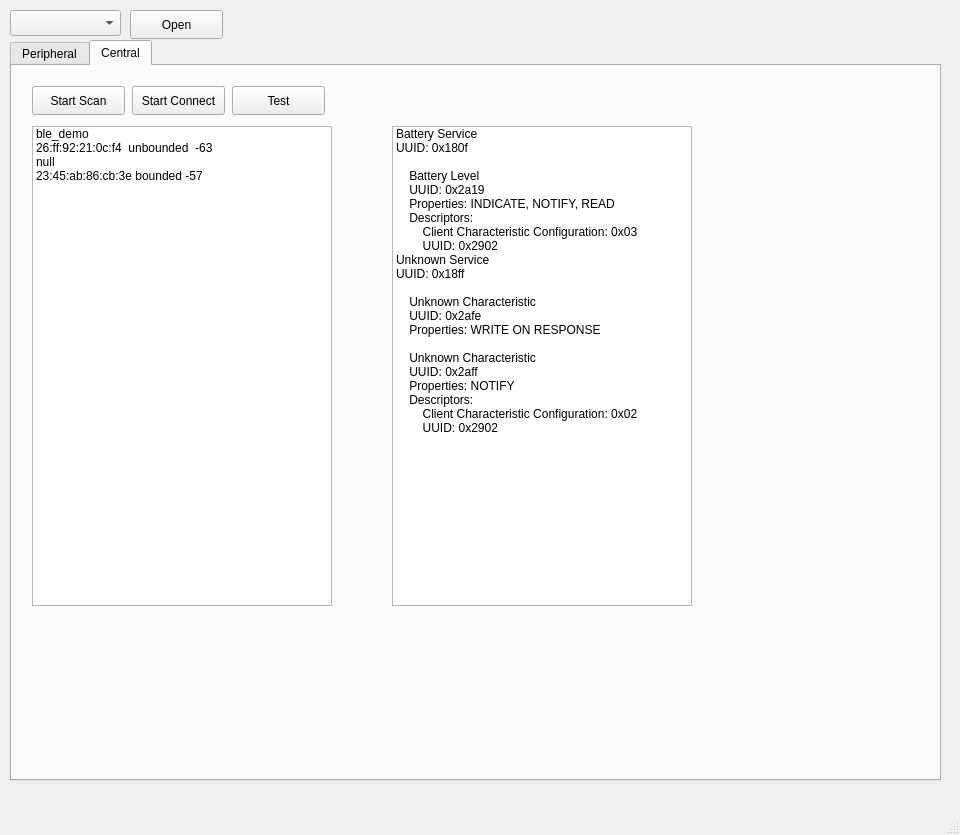
<?xml version="1.0" encoding="UTF-8"?>
<ui version="4.0">
 <class>MainWindow</class>
 <widget class="QMainWindow" name="MainWindow">
  <property name="geometry">
   <rect>
    <x>0</x>
    <y>0</y>
    <width>960</width>
    <height>835</height>
   </rect>
  </property>
  <property name="windowTitle">
   <string>MainWindow</string>
  </property>
  <widget class="QWidget" name="centralwidget">
   <widget class="QComboBox" name="comboBoxNum">
    <property name="geometry">
     <rect>
      <x>10</x>
      <y>10</y>
      <width>111</width>
      <height>26</height>
     </rect>
    </property>
   </widget>
   <widget class="QPushButton" name="pushButtonOpen">
    <property name="geometry">
     <rect>
      <x>130</x>
      <y>10</y>
      <width>93</width>
      <height>29</height>
     </rect>
    </property>
    <property name="text">
     <string>Open</string>
    </property>
   </widget>
   <widget class="QTabWidget" name="tabWidget">
    <property name="geometry">
     <rect>
      <x>10</x>
      <y>40</y>
      <width>931</width>
      <height>741</height>
     </rect>
    </property>
    <property name="currentIndex">
     <number>1</number>
    </property>
    <widget class="QWidget" name="tab_peripheral">
     <attribute name="title">
      <string>Peripheral</string>
     </attribute>
     <widget class="QTextEdit" name="textEdit">
      <property name="enabled">
       <bool>true</bool>
      </property>
      <property name="geometry">
       <rect>
        <x>10</x>
        <y>50</y>
        <width>911</width>
        <height>661</height>
       </rect>
      </property>
      <property name="readOnly">
       <bool>true</bool>
      </property>
      <property name="html">
       <string>&lt;!DOCTYPE HTML PUBLIC &quot;-//W3C//DTD HTML 4.0//EN&quot; &quot;http://www.w3.org/TR/REC-html40/strict.dtd&quot;&gt;
&lt;html&gt;&lt;head&gt;&lt;meta name=&quot;qrichtext&quot; content=&quot;1&quot; /&gt;&lt;meta charset=&quot;utf-8&quot; /&gt;&lt;style type=&quot;text/css&quot;&gt;
p, li { white-space: pre-wrap; }
&lt;/style&gt;&lt;/head&gt;&lt;body style=&quot; font-family:'Microsoft YaHei UI'; font-size:9pt; font-weight:400; font-style:normal;&quot;&gt;
&lt;table border=&quot;1&quot; style=&quot; margin-top:0px; margin-bottom:0px; margin-left:0px; margin-right:0px;&quot; cellspacing=&quot;2&quot; cellpadding=&quot;0&quot;&gt;
&lt;tr&gt;
&lt;td&gt;
&lt;p style=&quot; margin-top:0px; margin-bottom:0px; margin-left:0px; margin-right:0px; -qt-block-indent:0; text-indent:0px;&quot;&gt;  &lt;/p&gt;&lt;/td&gt;
&lt;td&gt;
&lt;p align=&quot;center&quot; style=&quot; margin-top:0px; margin-bottom:0px; margin-left:0px; margin-right:0px; -qt-block-indent:0; text-indent:0px;&quot;&gt;&lt;span style=&quot; font-weight:700;&quot;&gt;att_handle&lt;/span&gt;  &lt;/p&gt;&lt;/td&gt;
&lt;td&gt;
&lt;p align=&quot;center&quot; style=&quot; margin-top:0px; margin-bottom:0px; margin-left:0px; margin-right:0px; -qt-block-indent:0; text-indent:0px;&quot;&gt;&lt;span style=&quot; font-weight:700;&quot;&gt;att_type&lt;/span&gt;  &lt;/p&gt;&lt;/td&gt;
&lt;td&gt;
&lt;p align=&quot;center&quot; style=&quot; margin-top:0px; margin-bottom:0px; margin-left:0px; margin-right:0px; -qt-block-indent:0; text-indent:0px;&quot;&gt;&lt;span style=&quot; font-weight:700;&quot;&gt;att_value&lt;/span&gt;  &lt;/p&gt;&lt;/td&gt;
&lt;td&gt;
&lt;p align=&quot;center&quot; style=&quot; margin-top:0px; margin-bottom:0px; margin-left:0px; margin-right:0px; -qt-block-indent:0; text-indent:0px;&quot;&gt;&lt;span style=&quot; font-weight:700;&quot;&gt;att_permission&lt;/span&gt;&lt;/p&gt;&lt;/td&gt;&lt;/tr&gt;
&lt;tr&gt;
&lt;td rowspan=&quot;3&quot;&gt;
&lt;p style=&quot; margin-top:0px; margin-bottom:0px; margin-left:0px; margin-right:0px; -qt-block-indent:0; text-indent:0px;&quot;&gt;&lt;span style=&quot; font-weight:700;&quot;&gt;GAP service&lt;/span&gt;  &lt;/p&gt;&lt;/td&gt;
&lt;td&gt;
&lt;p style=&quot; margin-top:0px; margin-bottom:0px; margin-left:0px; margin-right:0px; -qt-block-indent:0; text-indent:0px;&quot;&gt;0x0001  &lt;/p&gt;&lt;/td&gt;
&lt;td&gt;
&lt;p style=&quot; margin-top:0px; margin-bottom:0px; margin-left:0px; margin-right:0px; -qt-block-indent:0; text-indent:0px;&quot;&gt;0x2800  &lt;/p&gt;&lt;/td&gt;
&lt;td&gt;
&lt;p style=&quot; margin-top:0px; margin-bottom:0px; margin-left:0px; margin-right:0px; -qt-block-indent:0; text-indent:0px;&quot;&gt;0x1800(generic_access)  &lt;/p&gt;&lt;/td&gt;
&lt;td&gt;
&lt;p style=&quot; margin-top:0px; margin-bottom:0px; margin-left:0px; margin-right:0px; -qt-block-indent:0; text-indent:0px;&quot;&gt;0x01(read)&lt;/p&gt;&lt;/td&gt;&lt;/tr&gt;
&lt;tr&gt;
&lt;td&gt;
&lt;p style=&quot; margin-top:0px; margin-bottom:0px; margin-left:0px; margin-right:0px; -qt-block-indent:0; text-indent:0px;&quot;&gt;0x0002  &lt;/p&gt;&lt;/td&gt;
&lt;td&gt;
&lt;p style=&quot; margin-top:0px; margin-bottom:0px; margin-left:0px; margin-right:0px; -qt-block-indent:0; text-indent:0px;&quot;&gt;0x2803  &lt;/p&gt;&lt;/td&gt;
&lt;td&gt;
&lt;p style=&quot; margin-top:0px; margin-bottom:0px; margin-left:0px; margin-right:0px; -qt-block-indent:0; text-indent:0px;&quot;&gt;0x02(read)&lt;br /&gt;0x0003&lt;br /&gt;0x2a00(device_name)  &lt;/p&gt;&lt;/td&gt;
&lt;td&gt;
&lt;p style=&quot; margin-top:0px; margin-bottom:0px; margin-left:0px; margin-right:0px; -qt-block-indent:0; text-indent:0px;&quot;&gt;0x01(read)&lt;/p&gt;&lt;/td&gt;&lt;/tr&gt;
&lt;tr&gt;
&lt;td&gt;
&lt;p style=&quot; margin-top:0px; margin-bottom:0px; margin-left:0px; margin-right:0px; -qt-block-indent:0; text-indent:0px;&quot;&gt;0x0003  &lt;/p&gt;&lt;/td&gt;
&lt;td&gt;
&lt;p style=&quot; margin-top:0px; margin-bottom:0px; margin-left:0px; margin-right:0px; -qt-block-indent:0; text-indent:0px;&quot;&gt;0x2a00  &lt;/p&gt;&lt;/td&gt;
&lt;td&gt;
&lt;p style=&quot; margin-top:0px; margin-bottom:0px; margin-left:0px; margin-right:0px; -qt-block-indent:0; text-indent:0px;&quot;&gt;[32B]&amp;quot;ble_demo&amp;quot;  &lt;/p&gt;&lt;/td&gt;
&lt;td&gt;
&lt;p style=&quot; margin-top:0px; margin-bottom:0px; margin-left:0px; margin-right:0px; -qt-block-indent:0; text-indent:0px;&quot;&gt;0x01(read)&lt;/p&gt;&lt;/td&gt;&lt;/tr&gt;
&lt;tr&gt;
&lt;td rowspan=&quot;4&quot;&gt;
&lt;p style=&quot; margin-top:0px; margin-bottom:0px; margin-left:0px; margin-right:0px; -qt-block-indent:0; text-indent:0px;&quot;&gt;&lt;span style=&quot; font-weight:700;&quot;&gt;GATT service&lt;/span&gt;  &lt;/p&gt;&lt;/td&gt;
&lt;td&gt;
&lt;p style=&quot; margin-top:0px; margin-bottom:0px; margin-left:0px; margin-right:0px; -qt-block-indent:0; text-indent:0px;&quot;&gt;0x0011  &lt;/p&gt;&lt;/td&gt;
&lt;td&gt;
&lt;p style=&quot; margin-top:0px; margin-bottom:0px; margin-left:0px; margin-right:0px; -qt-block-indent:0; text-indent:0px;&quot;&gt;0x2800  &lt;/p&gt;&lt;/td&gt;
&lt;td&gt;
&lt;p style=&quot; margin-top:0px; margin-bottom:0px; margin-left:0px; margin-right:0px; -qt-block-indent:0; text-indent:0px;&quot;&gt;0x1801(gatt)  &lt;/p&gt;&lt;/td&gt;
&lt;td&gt;
&lt;p style=&quot; margin-top:0px; margin-bottom:0px; margin-left:0px; margin-right:0px; -qt-block-indent:0; text-indent:0px;&quot;&gt;0x01(read)&lt;/p&gt;&lt;/td&gt;&lt;/tr&gt;
&lt;tr&gt;
&lt;td&gt;
&lt;p style=&quot; margin-top:0px; margin-bottom:0px; margin-left:0px; margin-right:0px; -qt-block-indent:0; text-indent:0px;&quot;&gt;0x0012  &lt;/p&gt;&lt;/td&gt;
&lt;td&gt;
&lt;p style=&quot; margin-top:0px; margin-bottom:0px; margin-left:0px; margin-right:0px; -qt-block-indent:0; text-indent:0px;&quot;&gt;0x2803  &lt;/p&gt;&lt;/td&gt;
&lt;td&gt;
&lt;p style=&quot; margin-top:0px; margin-bottom:0px; margin-left:0px; margin-right:0px; -qt-block-indent:0; text-indent:0px;&quot;&gt;0x20(indication)&lt;br /&gt;0x0013&lt;br /&gt;0x2a05(service_change)   &lt;/p&gt;&lt;/td&gt;
&lt;td&gt;
&lt;p style=&quot; margin-top:0px; margin-bottom:0px; margin-left:0px; margin-right:0px; -qt-block-indent:0; text-indent:0px;&quot;&gt;0x01(read)&lt;/p&gt;&lt;/td&gt;&lt;/tr&gt;
&lt;tr&gt;
&lt;td&gt;
&lt;p style=&quot; margin-top:0px; margin-bottom:0px; margin-left:0px; margin-right:0px; -qt-block-indent:0; text-indent:0px;&quot;&gt;0x0013  &lt;/p&gt;&lt;/td&gt;
&lt;td&gt;
&lt;p style=&quot; margin-top:0px; margin-bottom:0px; margin-left:0px; margin-right:0px; -qt-block-indent:0; text-indent:0px;&quot;&gt;0x2a05  &lt;/p&gt;&lt;/td&gt;
&lt;td&gt;
&lt;p style=&quot; margin-top:0px; margin-bottom:0px; margin-left:0px; margin-right:0px; -qt-block-indent:0; text-indent:0px;&quot;&gt;[4B]0x00000000  &lt;/p&gt;&lt;/td&gt;
&lt;td&gt;
&lt;p style=&quot; margin-top:0px; margin-bottom:0px; margin-left:0px; margin-right:0px; -qt-block-indent:0; text-indent:0px;&quot;&gt;0x01(read)&lt;/p&gt;&lt;/td&gt;&lt;/tr&gt;
&lt;tr&gt;
&lt;td&gt;
&lt;p style=&quot; margin-top:0px; margin-bottom:0px; margin-left:0px; margin-right:0px; -qt-block-indent:0; text-indent:0px;&quot;&gt;0x0014  &lt;/p&gt;&lt;/td&gt;
&lt;td&gt;
&lt;p style=&quot; margin-top:0px; margin-bottom:0px; margin-left:0px; margin-right:0px; -qt-block-indent:0; text-indent:0px;&quot;&gt;0x2902  &lt;/p&gt;&lt;/td&gt;
&lt;td&gt;
&lt;p style=&quot; margin-top:0px; margin-bottom:0px; margin-left:0px; margin-right:0px; -qt-block-indent:0; text-indent:0px;&quot;&gt;[2B]0x0000  &lt;/p&gt;&lt;/td&gt;
&lt;td&gt;
&lt;p style=&quot; margin-top:0px; margin-bottom:0px; margin-left:0px; margin-right:0px; -qt-block-indent:0; text-indent:0px;&quot;&gt;0x11(read|write)&lt;/p&gt;&lt;/td&gt;&lt;/tr&gt;
&lt;tr&gt;
&lt;td rowspan=&quot;4&quot;&gt;
&lt;p style=&quot; margin-top:0px; margin-bottom:0px; margin-left:0px; margin-right:0px; -qt-block-indent:0; text-indent:0px;&quot;&gt;&lt;span style=&quot; font-weight:700;&quot;&gt;BATTERY service&lt;/span&gt;  &lt;/p&gt;&lt;/td&gt;
&lt;td&gt;
&lt;p style=&quot; margin-top:0px; margin-bottom:0px; margin-left:0px; margin-right:0px; -qt-block-indent:0; text-indent:0px;&quot;&gt;0x0101  &lt;/p&gt;&lt;/td&gt;
&lt;td&gt;
&lt;p style=&quot; margin-top:0px; margin-bottom:0px; margin-left:0px; margin-right:0px; -qt-block-indent:0; text-indent:0px;&quot;&gt;0x2800  &lt;/p&gt;&lt;/td&gt;
&lt;td&gt;
&lt;p style=&quot; margin-top:0px; margin-bottom:0px; margin-left:0px; margin-right:0px; -qt-block-indent:0; text-indent:0px;&quot;&gt;0x180f(battery)  &lt;/p&gt;&lt;/td&gt;
&lt;td&gt;
&lt;p style=&quot; margin-top:0px; margin-bottom:0px; margin-left:0px; margin-right:0px; -qt-block-indent:0; text-indent:0px;&quot;&gt;0x01(read)&lt;/p&gt;&lt;/td&gt;&lt;/tr&gt;
&lt;tr&gt;
&lt;td&gt;
&lt;p style=&quot; margin-top:0px; margin-bottom:0px; margin-left:0px; margin-right:0px; -qt-block-indent:0; text-indent:0px;&quot;&gt;0x0102  &lt;/p&gt;&lt;/td&gt;
&lt;td&gt;
&lt;p style=&quot; margin-top:0px; margin-bottom:0px; margin-left:0px; margin-right:0px; -qt-block-indent:0; text-indent:0px;&quot;&gt;0x2803  &lt;/p&gt;&lt;/td&gt;
&lt;td&gt;
&lt;p style=&quot; margin-top:0px; margin-bottom:0px; margin-left:0px; margin-right:0px; -qt-block-indent:0; text-indent:0px;&quot;&gt;0x32(read|notify|indicate)&lt;br /&gt;0x0103&lt;br /&gt;0x2a19(battery_level)  &lt;/p&gt;&lt;/td&gt;
&lt;td&gt;
&lt;p style=&quot; margin-top:0px; margin-bottom:0px; margin-left:0px; margin-right:0px; -qt-block-indent:0; text-indent:0px;&quot;&gt;0x01(read)&lt;/p&gt;&lt;/td&gt;&lt;/tr&gt;
&lt;tr&gt;
&lt;td&gt;
&lt;p style=&quot; margin-top:0px; margin-bottom:0px; margin-left:0px; margin-right:0px; -qt-block-indent:0; text-indent:0px;&quot;&gt;0x0103  &lt;/p&gt;&lt;/td&gt;
&lt;td&gt;
&lt;p style=&quot; margin-top:0px; margin-bottom:0px; margin-left:0px; margin-right:0px; -qt-block-indent:0; text-indent:0px;&quot;&gt;0x2a19  &lt;/p&gt;&lt;/td&gt;
&lt;td&gt;
&lt;p style=&quot; margin-top:0px; margin-bottom:0px; margin-left:0px; margin-right:0px; -qt-block-indent:0; text-indent:0px;&quot;&gt;[1B]0x62(98%)  &lt;/p&gt;&lt;/td&gt;
&lt;td&gt;
&lt;p style=&quot; margin-top:0px; margin-bottom:0px; margin-left:0px; margin-right:0px; -qt-block-indent:0; text-indent:0px;&quot;&gt;0x04(read_authen)&lt;/p&gt;&lt;/td&gt;&lt;/tr&gt;
&lt;tr&gt;
&lt;td&gt;
&lt;p style=&quot; margin-top:0px; margin-bottom:0px; margin-left:0px; margin-right:0px; -qt-block-indent:0; text-indent:0px;&quot;&gt;0x0104  &lt;/p&gt;&lt;/td&gt;
&lt;td&gt;
&lt;p style=&quot; margin-top:0px; margin-bottom:0px; margin-left:0px; margin-right:0px; -qt-block-indent:0; text-indent:0px;&quot;&gt;0x2902  &lt;/p&gt;&lt;/td&gt;
&lt;td&gt;
&lt;p style=&quot; margin-top:0px; margin-bottom:0px; margin-left:0px; margin-right:0px; -qt-block-indent:0; text-indent:0px;&quot;&gt;[2B]0x0000  &lt;/p&gt;&lt;/td&gt;
&lt;td&gt;
&lt;p style=&quot; margin-top:0px; margin-bottom:0px; margin-left:0px; margin-right:0px; -qt-block-indent:0; text-indent:0px;&quot;&gt;0x41(read|write_authen)&lt;/p&gt;&lt;/td&gt;&lt;/tr&gt;
&lt;tr&gt;
&lt;td rowspan=&quot;6&quot;&gt;
&lt;p style=&quot; margin-top:0px; margin-bottom:0px; margin-left:0px; margin-right:0px; -qt-block-indent:0; text-indent:0px;&quot;&gt;&lt;span style=&quot; font-weight:700;&quot;&gt;TEST service&lt;/span&gt;  &lt;/p&gt;&lt;/td&gt;
&lt;td&gt;
&lt;p style=&quot; margin-top:0px; margin-bottom:0px; margin-left:0px; margin-right:0px; -qt-block-indent:0; text-indent:0px;&quot;&gt;0x1001  &lt;/p&gt;&lt;/td&gt;
&lt;td&gt;
&lt;p style=&quot; margin-top:0px; margin-bottom:0px; margin-left:0px; margin-right:0px; -qt-block-indent:0; text-indent:0px;&quot;&gt;0x2800  &lt;/p&gt;&lt;/td&gt;
&lt;td&gt;
&lt;p style=&quot; margin-top:0px; margin-bottom:0px; margin-left:0px; margin-right:0px; -qt-block-indent:0; text-indent:0px;&quot;&gt;0x18ff  &lt;/p&gt;&lt;/td&gt;
&lt;td&gt;
&lt;p style=&quot; margin-top:0px; margin-bottom:0px; margin-left:0px; margin-right:0px; -qt-block-indent:0; text-indent:0px;&quot;&gt;0x01(read)&lt;/p&gt;&lt;/td&gt;&lt;/tr&gt;
&lt;tr&gt;
&lt;td&gt;
&lt;p style=&quot; margin-top:0px; margin-bottom:0px; margin-left:0px; margin-right:0px; -qt-block-indent:0; text-indent:0px;&quot;&gt;0x1002  &lt;/p&gt;&lt;/td&gt;
&lt;td&gt;
&lt;p style=&quot; margin-top:0px; margin-bottom:0px; margin-left:0px; margin-right:0px; -qt-block-indent:0; text-indent:0px;&quot;&gt;0x2803  &lt;/p&gt;&lt;/td&gt;
&lt;td&gt;
&lt;p style=&quot; margin-top:0px; margin-bottom:0px; margin-left:0px; margin-right:0px; -qt-block-indent:0; text-indent:0px;&quot;&gt;0x04(write_noresp)&lt;br /&gt;0x1003&lt;br /&gt;0x2afe  &lt;/p&gt;&lt;/td&gt;
&lt;td&gt;
&lt;p style=&quot; margin-top:0px; margin-bottom:0px; margin-left:0px; margin-right:0px; -qt-block-indent:0; text-indent:0px;&quot;&gt;0x01(read)&lt;/p&gt;&lt;/td&gt;&lt;/tr&gt;
&lt;tr&gt;
&lt;td&gt;
&lt;p style=&quot; margin-top:0px; margin-bottom:0px; margin-left:0px; margin-right:0px; -qt-block-indent:0; text-indent:0px;&quot;&gt;0x1003  &lt;/p&gt;&lt;/td&gt;
&lt;td&gt;
&lt;p style=&quot; margin-top:0px; margin-bottom:0px; margin-left:0px; margin-right:0px; -qt-block-indent:0; text-indent:0px;&quot;&gt;0x2afe  &lt;/p&gt;&lt;/td&gt;
&lt;td&gt;
&lt;p style=&quot; margin-top:0px; margin-bottom:0px; margin-left:0px; margin-right:0px; -qt-block-indent:0; text-indent:0px;&quot;&gt;nullptr  &lt;/p&gt;&lt;/td&gt;
&lt;td&gt;
&lt;p style=&quot; margin-top:0px; margin-bottom:0px; margin-left:0px; margin-right:0px; -qt-block-indent:0; text-indent:0px;&quot;&gt;0x10(write)&lt;/p&gt;&lt;/td&gt;&lt;/tr&gt;
&lt;tr&gt;
&lt;td&gt;
&lt;p style=&quot; margin-top:0px; margin-bottom:0px; margin-left:0px; margin-right:0px; -qt-block-indent:0; text-indent:0px;&quot;&gt;0x1011  &lt;/p&gt;&lt;/td&gt;
&lt;td&gt;
&lt;p style=&quot; margin-top:0px; margin-bottom:0px; margin-left:0px; margin-right:0px; -qt-block-indent:0; text-indent:0px;&quot;&gt;0x2803  &lt;/p&gt;&lt;/td&gt;
&lt;td&gt;
&lt;p style=&quot; margin-top:0px; margin-bottom:0px; margin-left:0px; margin-right:0px; -qt-block-indent:0; text-indent:0px;&quot;&gt;0x10(notify)&lt;br /&gt;0x1012&lt;br /&gt;0x2aff  &lt;/p&gt;&lt;/td&gt;
&lt;td&gt;
&lt;p style=&quot; margin-top:0px; margin-bottom:0px; margin-left:0px; margin-right:0px; -qt-block-indent:0; text-indent:0px;&quot;&gt;0x01(read)&lt;/p&gt;&lt;/td&gt;&lt;/tr&gt;
&lt;tr&gt;
&lt;td&gt;
&lt;p style=&quot; margin-top:0px; margin-bottom:0px; margin-left:0px; margin-right:0px; -qt-block-indent:0; text-indent:0px;&quot;&gt;0x1012  &lt;/p&gt;&lt;/td&gt;
&lt;td&gt;
&lt;p style=&quot; margin-top:0px; margin-bottom:0px; margin-left:0px; margin-right:0px; -qt-block-indent:0; text-indent:0px;&quot;&gt;0x2aff  &lt;/p&gt;&lt;/td&gt;
&lt;td&gt;
&lt;p style=&quot; margin-top:0px; margin-bottom:0px; margin-left:0px; margin-right:0px; -qt-block-indent:0; text-indent:0px;&quot;&gt;nullptr  &lt;/p&gt;&lt;/td&gt;
&lt;td&gt;
&lt;p style=&quot; margin-top:0px; margin-bottom:0px; margin-left:0px; margin-right:0px; -qt-block-indent:0; text-indent:0px;&quot;&gt;0x01(read)&lt;/p&gt;&lt;/td&gt;&lt;/tr&gt;
&lt;tr&gt;
&lt;td&gt;
&lt;p style=&quot; margin-top:0px; margin-bottom:0px; margin-left:0px; margin-right:0px; -qt-block-indent:0; text-indent:0px;&quot;&gt;0x1013  &lt;/p&gt;&lt;/td&gt;
&lt;td&gt;
&lt;p style=&quot; margin-top:0px; margin-bottom:0px; margin-left:0px; margin-right:0px; -qt-block-indent:0; text-indent:0px;&quot;&gt;0x2902  &lt;/p&gt;&lt;/td&gt;
&lt;td&gt;
&lt;p style=&quot; margin-top:0px; margin-bottom:0px; margin-left:0px; margin-right:0px; -qt-block-indent:0; text-indent:0px;&quot;&gt;[2B]0x0000  &lt;/p&gt;&lt;/td&gt;
&lt;td&gt;
&lt;p style=&quot; margin-top:0px; margin-bottom:0px; margin-left:0px; margin-right:0px; -qt-block-indent:0; text-indent:0px;&quot;&gt;0x11(read|write)&lt;/p&gt;&lt;/td&gt;&lt;/tr&gt;&lt;/table&gt;&lt;/body&gt;&lt;/html&gt;</string>
      </property>
     </widget>
     <widget class="QPushButton" name="pushButtonTestPeripheral">
      <property name="geometry">
       <rect>
        <x>120</x>
        <y>10</y>
        <width>93</width>
        <height>29</height>
       </rect>
      </property>
      <property name="text">
       <string>Test</string>
      </property>
     </widget>
     <widget class="QPushButton" name="pushButtonAdv">
      <property name="geometry">
       <rect>
        <x>10</x>
        <y>10</y>
        <width>93</width>
        <height>29</height>
       </rect>
      </property>
      <property name="text">
       <string>Start Adv</string>
      </property>
     </widget>
    </widget>
    <widget class="QWidget" name="tab_central">
     <attribute name="title">
      <string>Central</string>
     </attribute>
     <widget class="QListWidget" name="listWidgetDevice">
      <property name="geometry">
       <rect>
        <x>20</x>
        <y>60</y>
        <width>300</width>
        <height>480</height>
       </rect>
      </property>
      <property name="frameShape">
       <enum>QFrame::StyledPanel</enum>
      </property>
      <property name="frameShadow">
       <enum>QFrame::Sunken</enum>
      </property>
      <property name="midLineWidth">
       <number>0</number>
      </property>
      <property name="horizontalScrollBarPolicy">
       <enum>Qt::ScrollBarAsNeeded</enum>
      </property>
      <property name="alternatingRowColors">
       <bool>false</bool>
      </property>
      <item>
       <property name="text">
        <string>ble_demo
26:ff:92:21:0c:f4  unbounded  -63</string>
       </property>
       <property name="flags">
        <set>ItemIsSelectable|ItemIsUserCheckable|ItemIsEnabled</set>
       </property>
      </item>
      <item>
       <property name="text">
        <string>null
23:45:ab:86:cb:3e bounded -57</string>
       </property>
      </item>
     </widget>
     <widget class="QPushButton" name="pushButtonScan">
      <property name="geometry">
       <rect>
        <x>20</x>
        <y>20</y>
        <width>93</width>
        <height>29</height>
       </rect>
      </property>
      <property name="text">
       <string>Start Scan</string>
      </property>
     </widget>
     <widget class="QPushButton" name="pushButtonConnect">
      <property name="geometry">
       <rect>
        <x>120</x>
        <y>20</y>
        <width>93</width>
        <height>29</height>
       </rect>
      </property>
      <property name="text">
       <string>Start Connect</string>
      </property>
     </widget>
     <widget class="QListWidget" name="listWidgetService">
      <property name="geometry">
       <rect>
        <x>380</x>
        <y>60</y>
        <width>300</width>
        <height>480</height>
       </rect>
      </property>
      <property name="spacing">
       <number>0</number>
      </property>
      <item>
       <property name="text">
        <string>Battery Service
UUID: 0x180f

    Battery Level
    UUID: 0x2a19
    Properties: INDICATE, NOTIFY, READ
    Descriptors:
        Client Characteristic Configuration: 0x03
        UUID: 0x2902</string>
       </property>
      </item>
      <item>
       <property name="text">
        <string>Unknown Service
UUID: 0x18ff

    Unknown Characteristic
    UUID: 0x2afe
    Properties: WRITE ON RESPONSE

    Unknown Characteristic
    UUID: 0x2aff
    Properties: NOTIFY
    Descriptors:
        Client Characteristic Configuration: 0x02
        UUID: 0x2902</string>
       </property>
      </item>
     </widget>
     <widget class="QPushButton" name="pushButtonTestCentral">
      <property name="geometry">
       <rect>
        <x>220</x>
        <y>20</y>
        <width>93</width>
        <height>29</height>
       </rect>
      </property>
      <property name="text">
       <string>Test</string>
      </property>
     </widget>
    </widget>
   </widget>
  </widget>
  <widget class="QMenuBar" name="menubar">
   <property name="geometry">
    <rect>
     <x>0</x>
     <y>0</y>
     <width>960</width>
     <height>22</height>
    </rect>
   </property>
  </widget>
  <widget class="QStatusBar" name="statusbar"/>
 </widget>
 <resources/>
 <connections/>
</ui>
